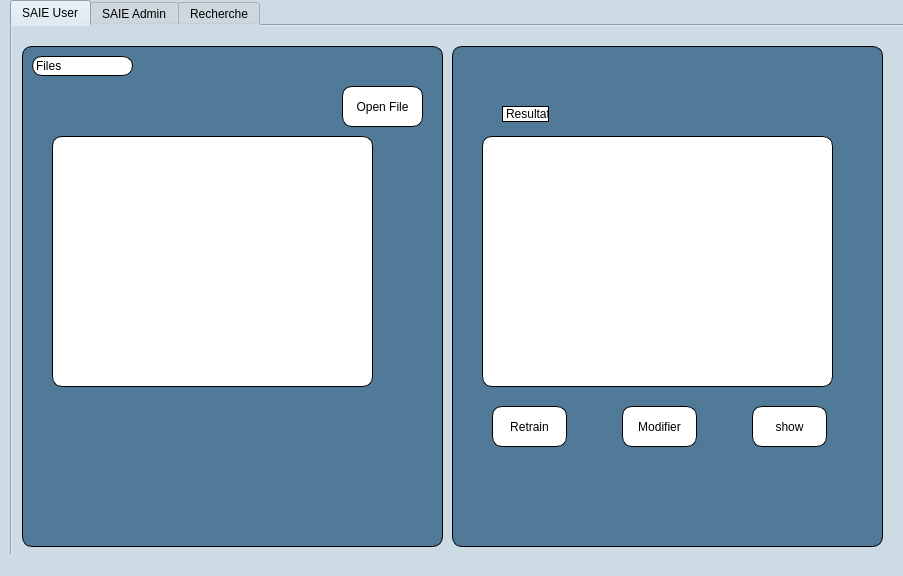
<?xml version="1.0" encoding="UTF-8"?>
<ui version="4.0">
 <class>MainWindow</class>
 <widget class="QMainWindow" name="MainWindow">
  <property name="geometry">
   <rect>
    <x>0</x>
    <y>0</y>
    <width>903</width>
    <height>576</height>
   </rect>
  </property>
  <property name="windowTitle">
   <string>MainWindow</string>
  </property>
  <property name="styleSheet">
   <string notr="true">background-color:rgb(205,219,228)</string>
  </property>
  <widget class="QWidget" name="centralwidget">
   <widget class="QFrame" name="frame">
    <property name="geometry">
     <rect>
      <x>420</x>
      <y>330</y>
      <width>120</width>
      <height>80</height>
     </rect>
    </property>
    <property name="frameShape">
     <enum>QFrame::StyledPanel</enum>
    </property>
    <property name="frameShadow">
     <enum>QFrame::Raised</enum>
    </property>
   </widget>
   <widget class="QTabWidget" name="tabWidget">
    <property name="geometry">
     <rect>
      <x>10</x>
      <y>0</y>
      <width>911</width>
      <height>601</height>
     </rect>
    </property>
    <property name="styleSheet">
     <string notr="true"/>
    </property>
    <property name="tabPosition">
     <enum>QTabWidget::North</enum>
    </property>
    <property name="tabShape">
     <enum>QTabWidget::Rounded</enum>
    </property>
    <property name="currentIndex">
     <number>0</number>
    </property>
    <widget class="QWidget" name="tab">
     <attribute name="title">
      <string>SAIE User</string>
     </attribute>
     <widget class="QWidget" name="widget" native="true">
      <property name="geometry">
       <rect>
        <x>10</x>
        <y>20</y>
        <width>421</width>
        <height>501</height>
       </rect>
      </property>
      <property name="styleSheet">
       <string notr="true"> border: 1px solid black;
border-radius: 10px;
background-color:rgb(81,122,153)</string>
      </property>
      <widget class="QPushButton" name="open_file_btn">
       <property name="geometry">
        <rect>
         <x>320</x>
         <y>40</y>
         <width>81</width>
         <height>41</height>
        </rect>
       </property>
       <property name="styleSheet">
        <string notr="true">background-color:white</string>
       </property>
       <property name="text">
        <string>Open File</string>
       </property>
      </widget>
      <widget class="QLabel" name="label">
       <property name="geometry">
        <rect>
         <x>10</x>
         <y>10</y>
         <width>101</width>
         <height>20</height>
        </rect>
       </property>
       <property name="styleSheet">
        <string notr="true">background-color:white</string>
       </property>
       <property name="text">
        <string>Files</string>
       </property>
      </widget>
      <widget class="QPlainTextEdit" name="plainTextEdit_input">
       <property name="geometry">
        <rect>
         <x>30</x>
         <y>90</y>
         <width>321</width>
         <height>251</height>
        </rect>
       </property>
       <property name="styleSheet">
        <string notr="true"> border: 1px solid black;
border-radius: 10px;
background-color:rgb(255,255,255)</string>
       </property>
      </widget>
     </widget>
     <widget class="QWidget" name="widget_2" native="true">
      <property name="geometry">
       <rect>
        <x>440</x>
        <y>20</y>
        <width>431</width>
        <height>501</height>
       </rect>
      </property>
      <property name="styleSheet">
       <string notr="true">
 border: 1px solid black;
border-radius: 10px;
background-color:rgb(81,122,153)</string>
      </property>
      <widget class="QListWidget" name="listWidget_3">
       <property name="geometry">
        <rect>
         <x>10</x>
         <y>140</y>
         <width>351</width>
         <height>351</height>
        </rect>
       </property>
       <property name="styleSheet">
        <string notr="true">border:none;
border-radius: 10px;</string>
       </property>
      </widget>
      <widget class="QTextEdit" name="textEdit_output">
       <property name="geometry">
        <rect>
         <x>30</x>
         <y>90</y>
         <width>351</width>
         <height>251</height>
        </rect>
       </property>
       <property name="styleSheet">
        <string notr="true"> border: 1px solid black;
border-radius: 10px;
background-color:rgb(255,255,255)</string>
       </property>
      </widget>
      <widget class="QLabel" name="label_22">
       <property name="geometry">
        <rect>
         <x>50</x>
         <y>60</y>
         <width>47</width>
         <height>16</height>
        </rect>
       </property>
       <property name="styleSheet">
        <string notr="true"> border: 1px solid black;
border-radius: 10px;
background-color:rgb(255,255,255)</string>
       </property>
       <property name="text">
        <string>Resultat</string>
       </property>
      </widget>
      <widget class="QPushButton" name="show_Button">
       <property name="geometry">
        <rect>
         <x>300</x>
         <y>360</y>
         <width>75</width>
         <height>41</height>
        </rect>
       </property>
       <property name="styleSheet">
        <string notr="true">background-color:white</string>
       </property>
       <property name="text">
        <string>show</string>
       </property>
      </widget>
      <widget class="QPushButton" name="modify_btn">
       <property name="geometry">
        <rect>
         <x>170</x>
         <y>360</y>
         <width>75</width>
         <height>41</height>
        </rect>
       </property>
       <property name="styleSheet">
        <string notr="true">background-color:white</string>
       </property>
       <property name="text">
        <string>Modifier</string>
       </property>
      </widget>
      <widget class="QPushButton" name="retrain_btn">
       <property name="geometry">
        <rect>
         <x>40</x>
         <y>360</y>
         <width>75</width>
         <height>41</height>
        </rect>
       </property>
       <property name="styleSheet">
        <string notr="true">background-color:white</string>
       </property>
       <property name="text">
        <string>Retrain</string>
       </property>
      </widget>
     </widget>
    </widget>
    <widget class="QWidget" name="tab_3">
     <attribute name="title">
      <string>SAIE Admin</string>
     </attribute>
     <widget class="QLineEdit" name="lineEdit_vect_2">
      <property name="geometry">
       <rect>
        <x>20</x>
        <y>40</y>
        <width>391</width>
        <height>41</height>
       </rect>
      </property>
      <property name="styleSheet">
       <string notr="true">background-color:white</string>
      </property>
     </widget>
     <widget class="QPushButton" name="vectoriel_search_button_2">
      <property name="geometry">
       <rect>
        <x>430</x>
        <y>50</y>
        <width>121</width>
        <height>41</height>
       </rect>
      </property>
      <property name="styleSheet">
       <string notr="true">background-color:white</string>
      </property>
      <property name="text">
       <string>Ajouter un corpus</string>
      </property>
     </widget>
     <widget class="QListWidget" name="listWidget_2">
      <property name="geometry">
       <rect>
        <x>30</x>
        <y>130</y>
        <width>301</width>
        <height>311</height>
       </rect>
      </property>
     </widget>
    </widget>
    <widget class="QWidget" name="tab_2">
     <attribute name="title">
      <string>Recherche</string>
     </attribute>
     <widget class="QWidget" name="widget_4" native="true">
      <property name="geometry">
       <rect>
        <x>-190</x>
        <y>580</y>
        <width>120</width>
        <height>80</height>
       </rect>
      </property>
     </widget>
     <widget class="QWidget" name="widget_5" native="true">
      <property name="geometry">
       <rect>
        <x>20</x>
        <y>29</y>
        <width>431</width>
        <height>501</height>
       </rect>
      </property>
      <property name="styleSheet">
       <string notr="true"> border: 1px solid black;
border-radius: 10px;
background-color:rgb(81,122,153)</string>
      </property>
      <widget class="QLineEdit" name="lineEdit_vect">
       <property name="geometry">
        <rect>
         <x>20</x>
         <y>50</y>
         <width>391</width>
         <height>41</height>
        </rect>
       </property>
       <property name="styleSheet">
        <string notr="true">background-color:white</string>
       </property>
      </widget>
      <widget class="QPushButton" name="vectoriel_search_button">
       <property name="geometry">
        <rect>
         <x>20</x>
         <y>130</y>
         <width>391</width>
         <height>31</height>
        </rect>
       </property>
       <property name="styleSheet">
        <string notr="true">background-color:white</string>
       </property>
       <property name="text">
        <string>search</string>
       </property>
      </widget>
     </widget>
    </widget>
   </widget>
  </widget>
  <widget class="QStatusBar" name="statusbar"/>
 </widget>
 <resources/>
 <connections/>
</ui>
